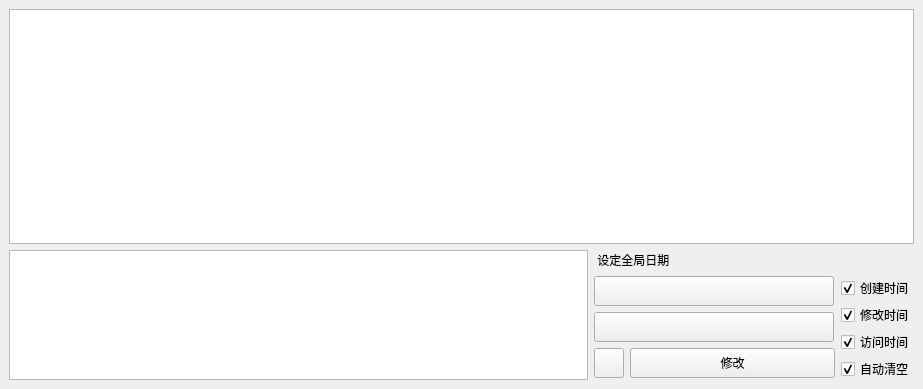
<?xml version="1.0" encoding="UTF-8"?>
<ui version="4.0">
 <class>MainWindow</class>
 <widget class="QMainWindow" name="MainWindow">
  <property name="geometry">
   <rect>
    <x>0</x>
    <y>0</y>
    <width>923</width>
    <height>389</height>
   </rect>
  </property>
  <property name="windowTitle">
   <string>MainWindow</string>
  </property>
  <widget class="QWidget" name="centralwidget">
   <layout class="QGridLayout" name="gridLayout_2">
    <item row="0" column="0">
     <layout class="QVBoxLayout" name="verticalLayout_4">
      <item>
       <widget class="TableWidget" name="table_widget_info_bar"/>
      </item>
      <item>
       <layout class="QGridLayout" name="gridLayout">
        <item row="0" column="0" rowspan="2">
         <widget class="TextEdit" name="text_edit_path_input">
          <property name="sizePolicy">
           <sizepolicy hsizetype="Minimum" vsizetype="Maximum">
            <horstretch>0</horstretch>
            <verstretch>0</verstretch>
           </sizepolicy>
          </property>
          <property name="minimumSize">
           <size>
            <width>500</width>
            <height>130</height>
           </size>
          </property>
          <property name="maximumSize">
           <size>
            <width>16777215</width>
            <height>130</height>
           </size>
          </property>
         </widget>
        </item>
        <item row="0" column="1">
         <widget class="StrongBodyLabel" name="StrongBodyLabel">
          <property name="minimumSize">
           <size>
            <width>90</width>
            <height>20</height>
           </size>
          </property>
          <property name="maximumSize">
           <size>
            <width>90</width>
            <height>20</height>
           </size>
          </property>
          <property name="text">
           <string> 设定全局日期</string>
          </property>
         </widget>
        </item>
        <item row="1" column="1">
         <layout class="QHBoxLayout" name="horizontalLayout_2">
          <item>
           <layout class="QVBoxLayout" name="verticalLayout_3">
            <item>
             <layout class="QVBoxLayout" name="verticalLayout_2">
              <item>
               <widget class="CalendarPicker" name="calendar_picker_ymd">
                <property name="minimumSize">
                 <size>
                  <width>240</width>
                  <height>30</height>
                 </size>
                </property>
                <property name="maximumSize">
                 <size>
                  <width>240</width>
                  <height>30</height>
                 </size>
                </property>
                <property name="autoDefault">
                 <bool>false</bool>
                </property>
                <property name="dateFormat">
                 <enum>Qt::LocalDate</enum>
                </property>
               </widget>
              </item>
              <item>
               <widget class="TimePicker" name="time_picker_hms">
                <property name="enabled">
                 <bool>true</bool>
                </property>
                <property name="minimumSize">
                 <size>
                  <width>240</width>
                  <height>30</height>
                 </size>
                </property>
                <property name="maximumSize">
                 <size>
                  <width>240</width>
                  <height>30</height>
                 </size>
                </property>
                <property name="focusPolicy">
                 <enum>Qt::StrongFocus</enum>
                </property>
                <property name="toolTip">
                 <string/>
                </property>
                <property name="styleSheet">
                 <string notr="true">ScrollButton {
    background-color: rgb(249, 249, 249);
    border: none;
    border-radius: 7px;
}

CycleListWidget {
    background-color: transparent;
    border: none;
    border-top-left-radius: 7px;
    border-top-right-radius: 7px;
    outline: none;
    font: 14px 'Segoe UI', 'Microsoft YaHei', 'PingFang SC';
}

CycleListWidget::item {
    color: black;
    background-color: transparent;
    border: none;
    border-radius: 5px;
    margin: 0 4px;
    padding-left: 11px;
    padding-right: 11px;
}

CycleListWidget::item:hover {
    background-color: rgba(0, 0, 0, 9);
}

CycleListWidget::item:selected {
    background-color: rgba(0, 0, 0, 9);
}

CycleListWidget::item:selected:active {
    background-color: rgba(0, 0, 0, 6);
}

PickerPanel &gt; #view {
    background-color: rgb(249, 249, 249);
    border: 1px solid rgba(0, 0, 0, 0.14);
    border-radius: 7px;
}

SeparatorWidget {
    background-color: rgb(234, 234, 234);
}

ItemMaskWidget {
    font: 14px 'Segoe UI', 'Microsoft YaHei', 'PingFang SC';
}

PickerBase {
    font: 14px 'Segoe UI', 'Microsoft YaHei', 'PingFang SC';
    background: rgba(255, 255, 255, 0.7);
    border: 1px solid rgba(0, 0, 0, 0.073);
    border-bottom: 1px solid rgba(0, 0, 0, 0.183);
    border-radius: 5px;
    outline: none;
}

PickerBase:hover {
    background: rgba(249, 249, 249, 0.5);
}

PickerBase:pressed {
    background: rgba(249, 249, 249, 0.3);
    border-bottom: 1px solid rgba(0, 0, 0, 0.073);
}

PickerBase:disabled {
    color: rgba(0, 0, 0, 0.36);
    background: rgba(255, 255, 255, 0.3);
    border: 1px solid rgba(0, 0, 0, 0.06);
    border-bottom: 1px solid rgba(0, 0, 0, 0.06);
}

#pickerButton {
    font: 14px 'Segoe UI', 'Microsoft YaHei', 'PingFang SC';
    color: rgba(0, 0, 0, 0.6);
    background-color: transparent;
    border: none;
    outline: none;
    padding-left: 10px;
    padding-right: 10px;
}

#pickerButton:disabled {
    color: rgba(0, 0, 0, 0.36);
}

#pickerButton[hasBorder=true]:enabled {
    border-right: 1px solid rgba(0, 0, 0, 0.073);
}

#pickerButton[hasBorder=true]:disabled {
    border-right: 1px solid rgba(0, 0, 0, 0.06);
}

#pickerButton[hasBorder=false] {
    border-right: transparent;
}

#pickerButton[enter=true]:enabled {
    color: rgba(0, 0, 0, 0.896);
}

#pickerButton[hasValue=true]:enabled{
    color: rgb(0, 0, 0);
}

#pickerButton[pressed=true] {
    color: rgba(0, 0, 0, 0.6);
}

#pickerButton[align=&quot;center&quot;] {
    text-align: center;
}

#pickerButton[align=&quot;left&quot;] {
    text-align: left;
}

#pickerButton[align=&quot;right&quot;] {
    text-align: right;
}
</string>
                </property>
                <property name="locale">
                 <locale language="Chinese" country="China"/>
                </property>
                <property name="text">
                 <string/>
                </property>
                <property name="autoDefault">
                 <bool>false</bool>
                </property>
                <property name="default">
                 <bool>false</bool>
                </property>
                <property name="flat">
                 <bool>false</bool>
                </property>
                <property name="secondVisible">
                 <bool>true</bool>
                </property>
               </widget>
              </item>
             </layout>
            </item>
            <item>
             <layout class="QHBoxLayout" name="horizontalLayout">
              <item>
               <widget class="ToolButton" name="tool_button_open_dir">
                <property name="sizePolicy">
                 <sizepolicy hsizetype="Minimum" vsizetype="Fixed">
                  <horstretch>0</horstretch>
                  <verstretch>0</verstretch>
                 </sizepolicy>
                </property>
                <property name="minimumSize">
                 <size>
                  <width>30</width>
                  <height>30</height>
                 </size>
                </property>
                <property name="maximumSize">
                 <size>
                  <width>30</width>
                  <height>30</height>
                 </size>
                </property>
               </widget>
              </item>
              <item>
               <widget class="PushButton" name="push_button_change_time">
                <property name="sizePolicy">
                 <sizepolicy hsizetype="Fixed" vsizetype="Fixed">
                  <horstretch>0</horstretch>
                  <verstretch>0</verstretch>
                 </sizepolicy>
                </property>
                <property name="minimumSize">
                 <size>
                  <width>205</width>
                  <height>30</height>
                 </size>
                </property>
                <property name="maximumSize">
                 <size>
                  <width>205</width>
                  <height>30</height>
                 </size>
                </property>
                <property name="text">
                 <string>修改</string>
                </property>
               </widget>
              </item>
             </layout>
            </item>
           </layout>
          </item>
          <item>
           <layout class="QVBoxLayout" name="verticalLayout">
            <property name="spacing">
             <number>5</number>
            </property>
            <item>
             <widget class="CheckBox" name="check_box_create_time">
              <property name="minimumSize">
               <size>
                <width>29</width>
                <height>22</height>
               </size>
              </property>
              <property name="maximumSize">
               <size>
                <width>90</width>
                <height>20</height>
               </size>
              </property>
              <property name="text">
               <string>创建时间</string>
              </property>
              <property name="checked">
               <bool>true</bool>
              </property>
             </widget>
            </item>
            <item>
             <widget class="CheckBox" name="check_box_modify_time">
              <property name="minimumSize">
               <size>
                <width>29</width>
                <height>22</height>
               </size>
              </property>
              <property name="maximumSize">
               <size>
                <width>90</width>
                <height>20</height>
               </size>
              </property>
              <property name="text">
               <string>修改时间</string>
              </property>
              <property name="checked">
               <bool>true</bool>
              </property>
             </widget>
            </item>
            <item>
             <widget class="CheckBox" name="check_box_access_time">
              <property name="minimumSize">
               <size>
                <width>29</width>
                <height>22</height>
               </size>
              </property>
              <property name="maximumSize">
               <size>
                <width>90</width>
                <height>20</height>
               </size>
              </property>
              <property name="text">
               <string>访问时间</string>
              </property>
              <property name="checked">
               <bool>true</bool>
              </property>
             </widget>
            </item>
            <item>
             <widget class="CheckBox" name="check_box_auto_clear">
              <property name="minimumSize">
               <size>
                <width>29</width>
                <height>22</height>
               </size>
              </property>
              <property name="maximumSize">
               <size>
                <width>90</width>
                <height>20</height>
               </size>
              </property>
              <property name="text">
               <string>自动清空</string>
              </property>
              <property name="checked">
               <bool>true</bool>
              </property>
             </widget>
            </item>
           </layout>
          </item>
         </layout>
        </item>
       </layout>
      </item>
     </layout>
    </item>
   </layout>
  </widget>
 </widget>
 <customwidgets>
  <customwidget>
   <class>CheckBox</class>
   <extends>QCheckBox</extends>
   <header>qfluentwidgets</header>
  </customwidget>
  <customwidget>
   <class>PushButton</class>
   <extends>QPushButton</extends>
   <header>qfluentwidgets</header>
  </customwidget>
  <customwidget>
   <class>ToolButton</class>
   <extends>QToolButton</extends>
   <header>qfluentwidgets</header>
  </customwidget>
  <customwidget>
   <class>CalendarPicker</class>
   <extends>QPushButton</extends>
   <header>qfluentwidgets</header>
  </customwidget>
  <customwidget>
   <class>TimePicker</class>
   <extends>QPushButton</extends>
   <header>qfluentwidgets</header>
  </customwidget>
  <customwidget>
   <class>StrongBodyLabel</class>
   <extends>QLabel</extends>
   <header>qfluentwidgets</header>
  </customwidget>
  <customwidget>
   <class>TextEdit</class>
   <extends>QTextEdit</extends>
   <header>qfluentwidgets</header>
  </customwidget>
  <customwidget>
   <class>TableWidget</class>
   <extends>QTableWidget</extends>
   <header>qfluentwidgets</header>
  </customwidget>
 </customwidgets>
 <resources/>
 <connections/>
</ui>
